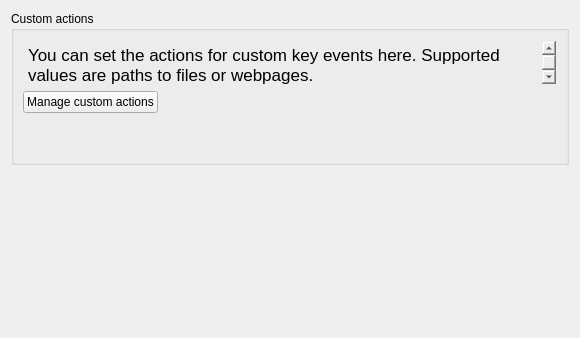
          <widget class="QWidget" name="customTab">
           <attribute name="title">
            <string>Custom</string>
           </attribute>
           <layout class="QVBoxLayout" name="verticalLayout_2">
            <item>
             <widget class="QGroupBox" name="groupBox_10">
              <property name="title">
               <string>Custom actions</string>
              </property>
              <layout class="QGridLayout" name="gridLayout_2">
               <item row="1" column="1">
                <spacer name="horizontalSpacer_3">
                 <property name="orientation">
                  <enum>Qt::Horizontal</enum>
                 </property>
                 <property name="sizeHint" stdset="0">
                  <size>
                   <width>393</width>
                   <height>20</height>
                  </size>
                 </property>
                </spacer>
               </item>
               <item row="1" column="0">
                <widget class="QPushButton" name="manageCustomActions">
                 <property name="text">
                  <string>Manage custom actions</string>
                 </property>
                </widget>
               </item>
               <item row="2" column="0">
                <spacer name="verticalSpacer_11">
                 <property name="orientation">
                  <enum>Qt::Vertical</enum>
                 </property>
                 <property name="sizeHint" stdset="0">
                  <size>
                   <width>20</width>
                   <height>40</height>
                  </size>
                 </property>
                </spacer>
               </item>
               <item row="0" column="0" colspan="2">
                <widget class="QTextBrowser" name="textBrowser">
                 <property name="maximumSize">
                  <size>
                   <width>16777215</width>
                   <height>45</height>
                  </size>
                 </property>
                 <property name="styleSheet">
                  <string notr="true">background-color: rgba(255, 255, 255, 0);</string>
                 </property>
                 <property name="html">
                  <string>&lt;!DOCTYPE HTML PUBLIC &quot;-//W3C//DTD HTML 4.0//EN&quot; &quot;http://www.w3.org/TR/REC-html40/strict.dtd&quot;&gt;
&lt;html&gt;&lt;head&gt;&lt;meta name=&quot;qrichtext&quot; content=&quot;1&quot; /&gt;&lt;style type=&quot;text/css&quot;&gt;
p, li { white-space: pre-wrap; }
&lt;/style&gt;&lt;/head&gt;&lt;body style=&quot; font-family:'.Helvetica Neue DeskInterface'; font-size:13pt; font-weight:400; font-style:normal;&quot;&gt;
&lt;p style=&quot; margin-top:0px; margin-bottom:0px; margin-left:0px; margin-right:0px; -qt-block-indent:0; text-indent:0px;&quot;&gt;You can set the actions for custom key events here. Supported values are paths to files or webpages.&lt;/p&gt;&lt;/body&gt;&lt;/html&gt;</string>
                 </property>
                </widget>
               </item>
              </layout>
             </widget>
            </item>
            <item>
             <spacer name="verticalSpacer_7">
              <property name="orientation">
               <enum>Qt::Vertical</enum>
              </property>
              <property name="sizeHint" stdset="0">
               <size>
                <width>20</width>
                <height>162</height>
               </size>
              </property>
             </spacer>
            </item>
           </layout>
          </widget>
